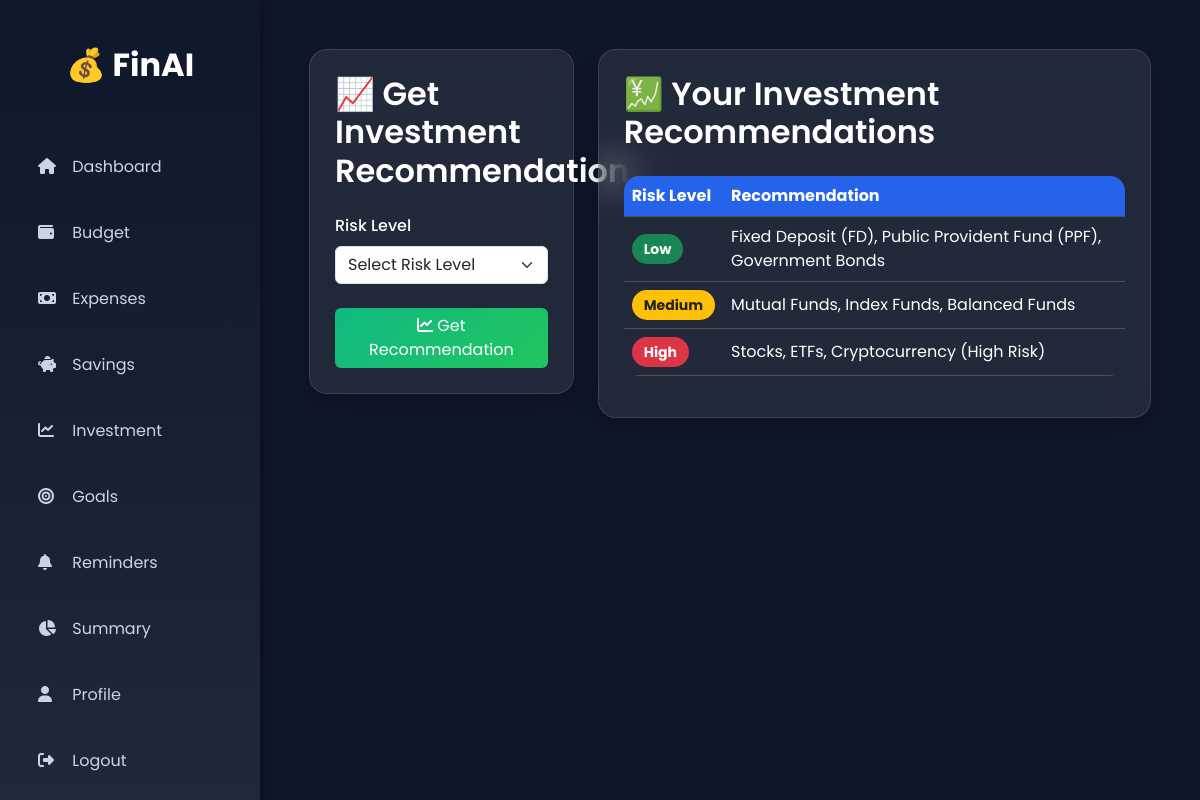
Page /investments (signed in) on the committed database.
### models/investment.py (models this page shows)
class Investment(db.Model):
    __tablename__ = "investments"
    investment_id = db.Column(db.Integer, primary_key=True)
    user_id = db.Column(db.Integer, db.ForeignKey("user.id"), nullable=False)
    risk_level = db.Column(db.String(20))
    recommendation = db.Column(db.String(255))

### routes/investment.py (the view, shortened to what this page needs)
@investment_bp.route("/investments", methods=["GET", "POST"])
@login_required
def investments():
    user_investments = Investment.query.filter_by(user_id=session["user_id"]).all()
    return render_template("investment.html", investments=user_investments)

### utils/auth_utils.py (called while the page is built)
def login_required(f):
    @wraps(f)
    def decorated(*args, **kwargs):
        if "user_id" not in session:
            flash("Please log in first.", "warning")
            return redirect(url_for("auth.login"))
        return f(*args, **kwargs)
    return decorated

### templates/investment.html (shortened to what this page needs)
{% extends "base.html" %}
{% block content %}
<div class="container-fluid">
    <div class="row">
        <div class="col-lg-4">
            <div class="glass-card">
                <h2 class="mb-4">
                    📈 Get Investment Recommendation
                </h2>
                <form method="POST">
                    <div class="mb-4">
                        <label class="form-label">Risk Level</label>
                        <select
                            name="risk_level"
                            class="form-select"
                            required>
                            <option value="">Select Risk Level</option>
                        </select>
                    </div>
                    <button type="submit" class="btn btn-success w-100">
                        <i class="fa-solid fa-chart-line"></i>
                        Get Recommendation
                    </button>
                </form>
            </div>
        </div>
        <div class="col-lg-8">
            <div class="glass-card">
                <h2 class="mb-4">
                    💹 Your Investment Recommendations
                </h2>
                {% if investments %}
                <table class="table table-dark table-hover">
                    <thead>
                        <tr>
                            <th>Risk Level</th>
                            <th>Recommendation</th>
                        </tr>
                    </thead>
                    <tbody>
                    {% for inv in investments %}
                        <tr>
                            <td>
                                {% if inv.risk_level == "Low" %}
                                    <span class="badge bg-success">
                                        {{ inv.risk_level }}
                                    </span>
                                {% elif inv.risk_level == "Medium" %}
                                    <span class="badge bg-warning text-dark">
                                        {{ inv.risk_level }}
                                    </span>
                                {% elif inv.risk_level == "High" %}
                                    <span class="badge bg-danger">
                                        {{ inv.risk_level }}
                                    </span>
                                {% else %}
                                    <span class="badge bg-secondary">
                                        {{ inv.risk_level }}
                                    </span>
                                {% endif %}
                            </td>
                            <td>{{ inv.recommendation }}</td>
                        </tr>
                    {% endfor %}
                    </tbody>
                </table>
                {% endif %}
            </div>
        </div>
    </div>
</div>
{% endblock %}

### templates/base.html (shortened to what this page needs)
<!DOCTYPE html>
<html lang="en">
<head>
    <link href="https://cdn.jsdelivr.net/npm/bootstrap@5.3.3/dist/css/bootstrap.min.css" rel="stylesheet">
    <link rel="stylesheet"
          href="https://cdnjs.cloudflare.com/ajax/libs/font-awesome/6.6.0/css/all.min.css">
    <link rel="stylesheet"
          href="{{ url_for('static', filename='css/style.css') }}">
</head>
<body>
<div class="d-flex">
    <div class="sidebar">
        <h2 class="logo text-center py-3">
            💰 FinAI
        </h2>
        <a href="/dashboard">
            <i class="fa-solid fa-house"></i>
            Dashboard
        </a>
        <a href="/budget">
            <i class="fa-solid fa-wallet"></i>
            Budget
        </a>
        <a href="/expenses">
            <i class="fa-solid fa-money-bill"></i>
            Expenses
        </a>
        <a href="/savings">
            <i class="fa-solid fa-piggy-bank"></i>
            Savings
        </a>
        <a href="/investments">
            <i class="fa-solid fa-chart-line"></i>
            Investment
        </a>
        <a href="/goals">
            <i class="fa-solid fa-bullseye"></i>
            Goals
        </a>
        <a href="/reminders">
             <i class="fa-solid fa-bell"></i>
              Reminders
        </a>
        <a href="/summary">
             <i class="fa-solid fa-chart-pie"></i>
              Summary
        </a>
        <a href="/profile">
            <i class="fa-solid fa-user"></i>
            Profile
        </a>
        <a href="/logout">
            <i class="fa-solid fa-right-from-bracket"></i>
            Logout
        </a>
    </div>
    <div class="main-content flex-grow-1">
        <div class="container-fluid py-4">
            {% block content %}
            {% endblock %}
        </div>
    </div>
</div>
</body>
</html>

### static/css/style.css (style rules this page uses)
* { margin:0; padding:0; box-sizing:border-box; font-family:'Poppins',sans-serif; }
body { background:linear-gradient(135deg,#0f172a,#1e293b,#334155); min-height:100vh; color:#fff; }
.glass-card { background:rgba(255,255,255,.08); backdrop-filter:blur(20px); border:1px solid rgba(255,255,255,.12); border-radius:20px; padding:25px; box-shadow:0 20px 40px rgba(0,0,0,.3); transition:.35s; }
h1,h2,h3,h4,h5 { font-weight:600; }
table { color:white !important; }
a { text-decoration:none; }
body { background:#0f172a; font-family:'Poppins',sans-serif; }
.sidebar { width:260px; min-height:100vh; position:fixed; left:0; top:0; background:linear-gradient(180deg,#0f172a,#1e293b); padding:30px 20px; box-shadow:4px 0 20px rgba(0,0,0,.35); }
.logo { color:white; text-align:center; margin-bottom:40px; font-weight:700; }
.sidebar a { display:block; color:#cbd5e1; text-decoration:none; padding:15px 18px; margin-bottom:12px; border-radius:12px; transition:.3s; font-size:16px; }
.sidebar a i { width:30px; }
.main-content { margin-left:260px; width:calc(100% - 260px); padding:25px; }
.glass-card { background:rgba(255,255,255,.08); backdrop-filter:blur(18px); border-radius:18px; padding:25px; color:white; box-shadow:0 10px 25px rgba(0,0,0,.25); transition:.3s; }
.badge { font-size:14px; }
label { color:white; margin-bottom:8px; font-weight:500; }
.table { border-radius:15px; overflow:hidden; }
.table thead { background:#2563eb; }
.table tbody tr { transition:.3s; }
.table td, .table th { vertical-align:middle; }
.badge { padding:8px 14px; font-size:14px; border-radius:20px; }
.table-dark { background:transparent; }
.table-dark td, .table-dark th { background:transparent; }
.btn-success { background:linear-gradient(135deg,#10b981,#22c55e); border:none; }
.badge { padding:8px 12px; border-radius:20px; }

### rows in the picture
Investment: risk_level "Low", recommendation "Fixed Deposit (FD), Public Provident Fund (PPF), Government Bonds"
Investment: risk_level "Medium", recommendation "Mutual Funds, Index Funds, Balanced Funds"
Investment: risk_level "High", recommendation "Stocks, ETFs, Cryptocurrency (High Risk)"
